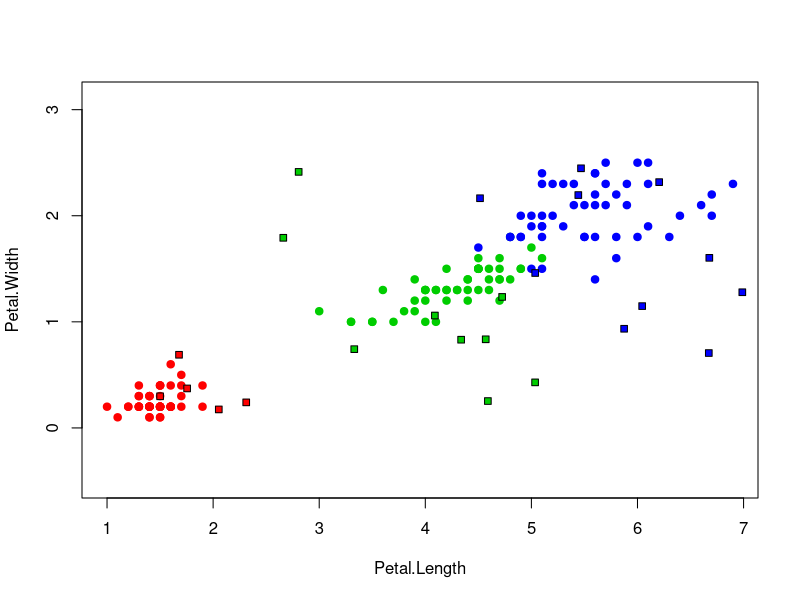

Here is the R script that generated this plot:
sortObjectsByDist = function(xl, z){
  
  l = dim(xl)[1];
  n = dim(xl)[2]-1;
  
  distances = matrix(NA, l, 2);
  
  for (i in 1:l){
    distances[i, ] = c(i, sqrt(sum((xl[i, 1:n] - z)^2)));
  }
  
  orderedXl = xl[order(distances[, 2]), ];
  return (orderedXl);
}

k1NN = function(xl, z){
  orderedXl = sortObjectsByDist(xl, z);
  
  class = orderedXl[1,3];
  
  return (class)
}


xl = iris[,3:5];

colors <- c("setosa" = "red", "versicolor" = "green3", "virginica" = "blue")
plot(iris[, 3:4], pch = 21, bg = colors[iris$Species], col = colors[iris$Species], asp = 1)

for(i in 1:25){
  x = runif(1, 0, 7);
  y = runif(1, 0, 2.5);
  z <- c(x, y);
  class <- k1NN(xl, z);
  points(z[1], z[2], pch = 22, bg = colors[class], asp = 1);
}
